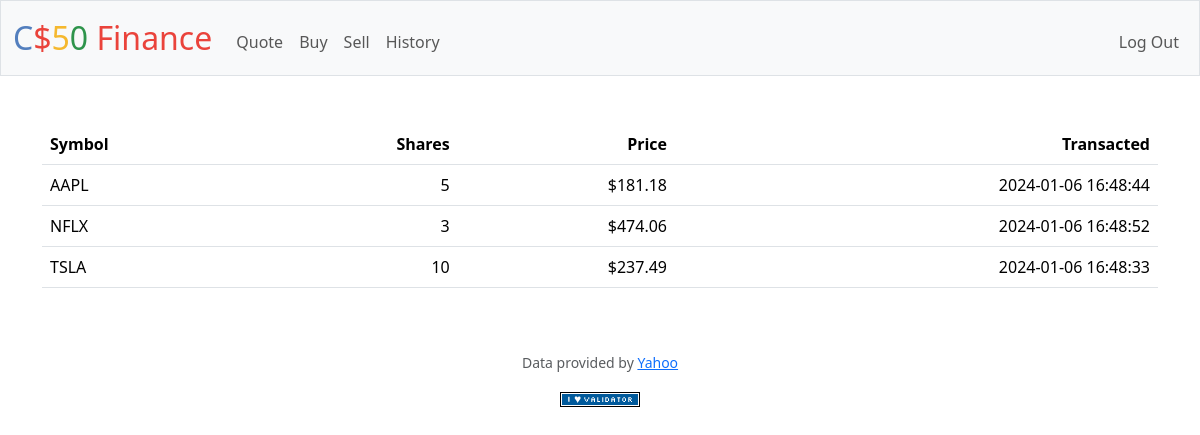
Screenshot of /history (signed in) with the database file from the repository.
### tables this page shows
CREATE TABLE transactions (id INTEGER NOT NULL, symbol TEXT NOT NULL, shares INTEGER NOT NULL, price FLOAT NOT NULL, transacted DATETIME, amount FLOAT NOT NULL);

### app.py (the view)
@app.route("/history")
@login_required
def history():
    id = session.get("user_id")
    list = db.execute("SELECT symbol, shares, price, transacted FROM transactions WHERE id = ? GROUP BY symbol ORDER BY symbol", id)
    return render_template("history.html", list=list)

### app.py (called while the page is built)
@app.after_request
def after_request(response):
    response.headers["Cache-Control"] = "no-cache, no-store, must-revalidate"
    response.headers["Expires"] = 0
    response.headers["Pragma"] = "no-cache"
    return response

### helpers.py (called while the page is built)
def login_required(f):
    @wraps(f)
    def decorated_function(*args, **kwargs):
        if session.get("user_id") is None:
            return redirect("/login")
        return f(*args, **kwargs)
    return decorated_function

def usd(value):
    return f"${value:,.2f}"

### templates/history.html (shortened to what this page needs)
{% extends "layout.html" %}
{% block main %}
    <table class="table">
        <thead>
            <tr>
                <th class="text-start">Symbol</th>
                <th class="text-end">Shares</th>
                <th class="text-end">Price</th>
                <th class="text-end">Transacted</th>
            </tr>
        </thead>
        <tbody>
            {% for history in list %}
                <tr>
                    <td class="text-start">{{ history.symbol }}</td>
                    <td class="text-end">{{ history.shares }}</td>
                    <td class="text-end">{{ history.price | usd}}</td>
                    <td class="text-end">{{ history.transacted }}</td>
                </tr>
            {% endfor %}
        </tbody>
    </table>
{% endblock %}

### templates/layout.html (shortened to what this page needs)
<!DOCTYPE html>
<html lang="en">
    <head>
        <link href="https://cdn.jsdelivr.net/npm/bootstrap@5.3.2/dist/css/bootstrap.min.css" rel="stylesheet">
        <link href="/static/styles.css" rel="stylesheet">
    </head>
    <body>
        <nav class="bg-light border navbar navbar-expand-md navbar-light">
            <div class="container-fluid">
                <a class="navbar-brand" href="/"><span class="blue">C</span><span class="red">$</span><span class="yellow">5</span><span class="green">0</span> <span class="red">Finance</span></a>
                <div class="collapse navbar-collapse" id="navbar">
                    {% if session["user_id"] %}
                        <ul class="navbar-nav me-auto mt-2">
                            <li class="nav-item"><a class="nav-link" href="/quote">Quote</a></li>
                            <li class="nav-item"><a class="nav-link" href="/buy">Buy</a></li>
                            <li class="nav-item"><a class="nav-link" href="/sell">Sell</a></li>
                            <li class="nav-item"><a class="nav-link" href="/history">History</a></li>
                        </ul>
                        <ul class="navbar-nav ms-auto mt-2">
                            <li class="nav-item"><a class="nav-link" href="/logout">Log Out</a></li>
                        </ul>
                    {% else %}
                        <ul class="navbar-nav ms-auto mt-2">
                            <li class="nav-item"><a class="nav-link" href="/register">Register</a></li>
                            <li class="nav-item"><a class="nav-link" href="/login">Log In</a></li>
                        </ul>
                    {% endif %}
                </div>
            </div>
        </nav>
        <main class="container py-5 text-center">
            {% block main %}{% endblock %}
        </main>
        <footer class="mb-5">
            <p class="mb-3 small text-center text-muted">
                Data provided by <a href="https://finance.yahoo.com/">Yahoo</a>
            </p>
            <form action="https://validator.w3.org/check" class="text-center" enctype="multipart/form-data" method="post" target="_blank">
                <input alt="Validate" src="/static/I_heart_validator.png" type="image">
            </form>
        </footer>
    </body>
</html>

### static/styles.css (style rules this page uses)
nav .navbar-brand { font-size: xx-large; }
nav .navbar-brand .blue { color: #537fbe; }
nav .navbar-brand .red { color: #ea433b; }
nav .navbar-brand .yellow { color: #f5b82e; }
nav .navbar-brand .green { color: #2e944b; }

### rows the page displays
transactions: symbol "AAPL", shares "5", price "$181.18", transacted "2024-01-06 16:48:44"
transactions: symbol "NFLX", shares "3", price "$474.06", transacted "2024-01-06 16:48:52"
transactions: symbol "TSLA", shares "10", price "$237.49", transacted "2024-01-06 16:48:33"
